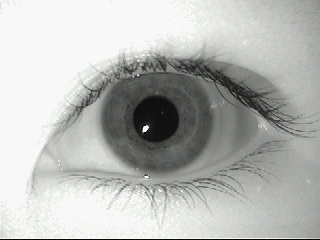
#> input picture MMU-Iris-Database/1/left/aeval1.bmp, 320 x 240 px, found by its file name; its folder holds only this picture in this run
$ jupyter execute --allow-errors iris-recognition.ipynb   (older library calls are emulated)
#> lines starting #> are read from the running program, lines starting #| are printed output that depends on the picture; after the words box and inside, x2 and y2 are one past the last pixel; in counts of white or black regions, pixels touching at a corner belong together
[cell 1]
import os
import numpy as np
import pandas as pd
import matplotlib.pyplot as plt
import seaborn as sns
from sklearn.model_selection import train_test_split, cross_val_score, GridSearchCV, StratifiedKFold
from sklearn.preprocessing import LabelEncoder, StandardScaler, MinMaxScaler
from sklearn.svm import SVC
from sklearn.ensemble import RandomForestClassifier, GradientBoostingClassifier
from sklearn.neighbors import KNeighborsClassifier
from sklearn.linear_model import LogisticRegression
from sklearn.naive_bayes import GaussianNB
from sklearn.metrics import accuracy_score, classification_report, confusion_matrix
from sklearn.decomposition import PCA
from sklearn.feature_selection import SelectKBest, f_classif
import cv2
import warnings
warnings.filterwarnings('ignore')

[cell 2]
def extract_gabor_features(img):
    features = []
    for theta in range(0, 180, 30):
        for frequency in [0.1, 0.3, 0.5]:
            kernel = cv2.getGaborKernel((21, 21), 5, np.radians(theta), 2*np.pi*frequency, 0.5, 0, ktype=cv2.CV_32F)
            filtered = cv2.filter2D(img, cv2.CV_8UC3, kernel)
            features.extend([np.mean(filtered), np.std(filtered)])
    return np.array(features)

def extract_hog_features(img):
    from sklearn.feature_extraction import image

    img_resized = cv2.resize(img, (64, 64))

    grad_x = cv2.Sobel(img_resized, cv2.CV_64F, 1, 0, ksize=3)
    grad_y = cv2.Sobel(img_resized, cv2.CV_64F, 0, 1, ksize=3)

    magnitude = np.sqrt(grad_x**2 + grad_y**2)
    orientation = np.arctan2(grad_y, grad_x)

    hist, _ = np.histogram(orientation.flatten(), bins=36, range=(-np.pi, np.pi), weights=magnitude.flatten())

    return hist / np.sum(hist) if np.sum(hist) > 0 else hist

def extract_wavelet_features(img):
    # Simple wavelet-like features using different frequency components
    img_float = np.float32(img)

    low_freq = cv2.GaussianBlur(img_float, (15, 15), 0)

    high_freq = img_float - low_freq

    low_features = [np.mean(low_freq), np.std(low_freq), np.var(low_freq)]
    high_features = [np.mean(high_freq), np.std(high_freq), np.var(high_freq)]

    return np.array(low_features + high_features)

def enhanced_lbp_features(img):
    rows, cols = img.shape
    lbp_uniform = []
    lbp_rotation_invariant = []

    for i in range(2, rows-2):
        for j in range(2, cols-2):
            center = img[i, j]
            neighbors = [
                img[i-2, j-2], img[i-2, j-1], img[i-2, j], img[i-2, j+1], img[i-2, j+2],
                img[i-1, j+2], img[i, j+2], img[i+1, j+2], img[i+2, j+2],
                img[i+2, j+1], img[i+2, j], img[i+2, j-1], img[i+2, j-2],
                img[i+1, j-2], img[i, j-2], img[i-1, j-2]
            ]

            binary = [1 if neighbor >= center else 0 for neighbor in neighbors]
            lbp_value = sum([binary[k] * (2 ** k) for k in range(16)])
            lbp_uniform.append(lbp_value)

    hist_uniform, _ = np.histogram(lbp_uniform, bins=256, range=(0, 256))
    return hist_uniform / np.sum(hist_uniform) if np.sum(hist_uniform) > 0 else hist_uniform

def extract_enhanced_features(image_path):
    try:
        img = cv2.imread(image_path, cv2.IMREAD_GRAYSCALE)
#> img: shape (240, 320); min 2, max 248, mean 184.7
        if img is None:
            return None


        img = cv2.resize(img, (128, 128))
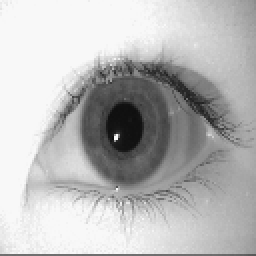
#> img: shape (128, 128) (shown 2 times larger); min 14, max 248, mean 184.6
        img = cv2.equalizeHist(img)
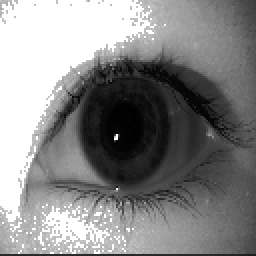
#> img: shape (128, 128) (shown 2 times larger); min 0, max 255, mean 135

        hist = cv2.calcHist([img], [0], None, [512], [0, 256]).flatten()
#> hist = 512 values, max 3842 at index 510, min 0 at index 1, mean 32

        mean_val = np.mean(img)
#> mean_val = 135
        std_val = np.std(img)
#> std_val = 82.84
        skewness = calculate_skewness(img)
#> in calculate_skewness, `mean = np.mean(img)`: mean = 135
#> in calculate_skewness, `std = np.std(img)`: std = 82.84
#> skewness = 0.171
        kurtosis = calculate_kurtosis(img)
#> in calculate_kurtosis, `mean = np.mean(img)`: mean = 135
#> in calculate_kurtosis, `std = np.std(img)`: std = 82.84
#> kurtosis = -1.21

        lbp_features = enhanced_lbp_features(img)
#> after the loop in enhanced_lbp_features, `for i in range(2, rows-2):`: lbp_uniform = 15376 values, max 65535 at index 1, min 0 at index 203, mean 44082.8
#> in enhanced_lbp_features, `hist_uniform, _ = np.histogram(lbp_uniform, bins=256, range=(0, 256))`: hist_uniform = 256 values, max 208 at index 0, min 0 at index 9, mean 3.15
#> lbp_features = 256 values, max 0.258 at index 0, min 0 at index 9, mean 0.00391

        gabor_features = extract_gabor_features(img)
#> after the loop in extract_gabor_features, `for theta in range(0, 180, 30):`:
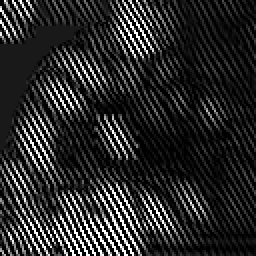
#> filtered: shape (128, 128) (shown 2 times larger); min 0, max 255, mean 41.1
#> after the loop in extract_gabor_features, `for theta in range(0, 180, 30):`: features = 36 values, max 192.5 at index 4, min 11.21 at index 2, mean 63.07
#> gabor_features has the same summary as features in extract_gabor_features

        hog_features = extract_hog_features(img)
#> in extract_hog_features, `grad_x = cv2.Sobel(img_resized, cv2.CV_64F, 1, 0, ksize=3)`:
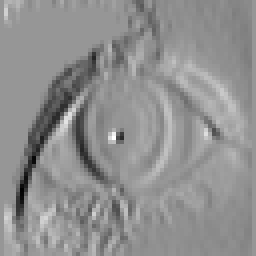
#> grad_x: shape (64, 64) float64 (shown 4 times larger); min -489, max 341, mean -19.1; drawn with min black and max white
#> in extract_hog_features, `grad_y = cv2.Sobel(img_resized, cv2.CV_64F, 0, 1, ksize=3)`:
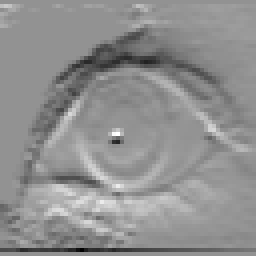
#> grad_y: shape (64, 64) float64 (shown 4 times larger); min -507, max 375, mean -7.9; drawn with min black and max white
#> in extract_hog_features, `magnitude = np.sqrt(grad_x**2 + grad_y**2)`:
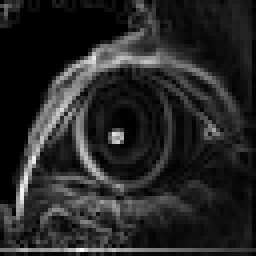
#> magnitude: shape (64, 64) float64 (shown 4 times larger); min 0, max 509, mean 77.3; drawn with min black and max white
#> in extract_hog_features, `orientation = np.arctan2(grad_y, grad_x)`:
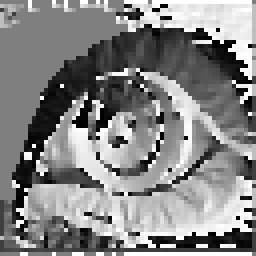
#> orientation: shape (64, 64) float64 (shown 4 times larger); min -3.14, max 3.14, mean 0.155; drawn with min black and max white
#> in extract_hog_features, `hist, _ = np.histogram(orientation.flatten(), bins=36, range=(-np.pi, ..`: hist = 36 values, max 17435.1 at index 8, min 2878.1 at index 17, mean 8797.8
#> hog_features = 36 values, max 0.055 at index 8, min 0.00909 at index 17, mean 0.0278

        wavelet_features = extract_wavelet_features(img)
#> in extract_wavelet_features, `high_freq = img_float - low_freq`:
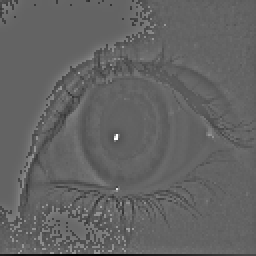
#> high_freq: shape (128, 128) float32 (shown 2 times larger); min -142.2, max 222.7, mean -0.5; drawn with min black and max white
#> in extract_wavelet_features, `low_features = [np.mean(low_freq), np.std(low_freq), np.var(low_freq)]`: low_features = [135.4, 79.69, 6351.1]
#> in extract_wavelet_features, `high_features = [np.mean(high_freq), np.std(high_freq), np.var(high_fr..`: high_features = [-0.465, 17.51, 306.6]
#> wavelet_features = [135.4, 79.69, 6351.1, -0.465, 17.51, 306.6]

        edges = cv2.Canny(img, 50, 150)
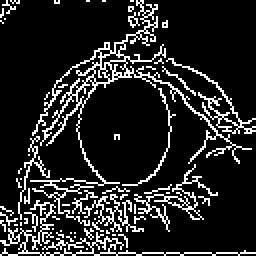
#> edges: shape (128, 128) (shown 2 times larger); 14.5% white in thin lines or dots
        edge_density = np.sum(edges > 0) / (edges.shape[0] * edges.shape[1])
#> edge_density = 0.145

        contours, _ = cv2.findContours(edges, cv2.RETR_EXTERNAL, cv2.CHAIN_APPROX_SIMPLE)
#> contours = 62 contours, 57 with area under 20; largest, box (x1, y1, x2, y2) and area: (15, 0, 126, 113) 525, (0, 100, 128, 128) 130, (67, 82, 109, 116) 98, (83, 29, 128, 67) 96, (42, 97, 72, 116) 38
        contour_count = len(contours)
#> contour_count = 62
        avg_contour_area = np.mean([cv2.contourArea(c) for c in contours]) if contours else 0
#> avg_contour_area = 15.93

        glcm_features = []
        for angle in [0, 45, 90, 135]:
            shifted = np.roll(img, 1, axis=0 if angle % 90 == 0 else 1)
            diff = img - shifted
            glcm_features.extend([np.mean(diff), np.std(diff), np.var(diff)])
#> this loop made 4 passes
#> pass 2, in extract_enhanced_features, `diff = img - shifted`:
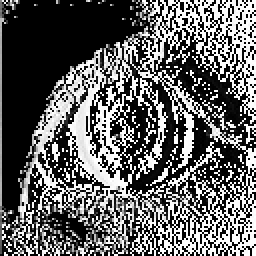
#> diff: shape (128, 128) (shown 2 times larger); min 0, max 255, mean 97.9
#> after the loop, glcm_features = [90.55, 114.3, 13066.7, 97.91, 116.4, 13539.7, 90.55, 114.3, 13066.7, 97.91, 116.4, 13539.7]

        moments = cv2.moments(img)
#> moments = moments, m00 2211050, centre m10/m00, m01/m00 = (50.33, 59.44)
        hu_moments = cv2.HuMoments(moments).flatten()
#> hu_moments = [0.00139, 1.8e-08, 1e-11, 1.02e-10, -5.6e-22, -8.71e-15, -3.2e-21]

        all_features = np.concatenate([
            hist,
            [mean_val, std_val, skewness, kurtosis, edge_density, contour_count, avg_contour_area],
            lbp_features,
            gabor_features,
            hog_features,
            wavelet_features,
            glcm_features,
            hu_moments
        ])
#> all_features = 872 values, max 13539.7 at index 858, min -1.21 at index 515, mean 91.62

        return all_features

    except Exception as e:
        print(f"Error processing {image_path}: {e}")
        return None

def calculate_skewness(img):
    mean = np.mean(img)
    std = np.std(img)
    if std == 0:
        return 0
    return np.mean(((img - mean) / std) ** 3)

def calculate_kurtosis(img):
    mean = np.mean(img)
    std = np.std(img)
    if std == 0:
        return 0
    return np.mean(((img - mean) / std) ** 4) - 3

[cell 3]
dataset_path = "/kaggle/input/iris-dataset/MMU-Iris-Database"
features = []
labels = []

print("Loading dataset with enhanced feature extraction...")

person_folders = [f for f in os.listdir(dataset_path) if os.path.isdir(os.path.join(dataset_path, f))]
person_folders.sort(key=lambda x: int(x))

print(f"Processing {len(person_folders)} persons...")

for person_id in person_folders:
    person_path = os.path.join(dataset_path, person_id)

    for eye_side in ["left", "right"]:
        eye_path = os.path.join(person_path, eye_side)
        if os.path.exists(eye_path):
            for image_file in os.listdir(eye_path):
                if image_file.lower().endswith('.bmp'):
                    image_path = os.path.join(eye_path, image_file)

                    image_features = extract_enhanced_features(image_path)
#> image_features has the same summary as all_features in extract_enhanced_features
                    if image_features is not None:
                        features.append(image_features)
                        labels.append(f"person_{person_id}_{eye_side}")

features = np.array(features)
labels = np.array(labels)

print(f"Enhanced dataset loaded:")
print(f"  Total samples: {len(features)}")
print(f"  Feature dimensions: {features.shape[1]}")
#|   Feature dimensions: 872
print(f"  Unique classes: {len(np.unique(labels))}")

[cell 4]
print("Advanced data preprocessing...")

feature_variances = np.var(features, axis=0)
non_zero_var_indices = feature_variances > 1e-10
features_filtered = features[:, non_zero_var_indices]

print(f"Filtered features: {features_filtered.shape[1]} (removed {features.shape[1] - features_filtered.shape[1]} zero-variance features)")
#| Filtered features: 484 (removed 388 zero-variance features)

unique_labels_orig, counts_orig = np.unique(labels, return_counts=True)
print(f"Original class distribution:")
print(f"  Classes: {len(unique_labels_orig)}")
print(f"  Min samples per class: {min(counts_orig)}")
print(f"  Max samples per class: {max(counts_orig)}")

min_samples_threshold = 3
valid_classes = []
filtered_features = []
filtered_labels = []

for i, label in enumerate(unique_labels_orig):
    if counts_orig[i] >= min_samples_threshold:
        valid_classes.append(label)
        # Get indices for this class
        class_indices = np.where(labels == label)[0]
        filtered_features.extend(features_filtered[class_indices])
        filtered_labels.extend([label] * len(class_indices))

features_filtered = np.array(filtered_features)
labels = np.array(filtered_labels)

print(f"After filtering rare classes:")
print(f"  Remaining classes: {len(valid_classes)}")
print(f"  Total samples: {len(features_filtered)}")

le = LabelEncoder()
encoded_labels = le.fit_transform(labels)

unique_encoded, counts_encoded = np.unique(encoded_labels, return_counts=True)
#> (the rest of this cell did not finish here and is left out)

$ run again, on MMU-Iris-Database/10/left/fional1.bmp
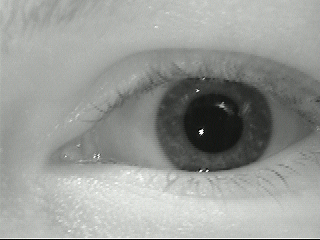
#> input picture MMU-Iris-Database/10/left/fional1.bmp, 320 x 240 px, found by its file name
#> in extract_enhanced_features, `hist = cv2.calcHist([img], [0], None, [512], [0, 256]).flatten()`: hist = 512 values, max 306 at index 308, min 0 at index 1, mean 32
#> mean_val = 128.6
#> std_val = 73.87
#> in calculate_skewness, `mean = np.mean(img)`: mean = 128.6
#> in calculate_skewness, `std = np.std(img)`: std = 73.87
#> skewness = -0.0164
#> in calculate_kurtosis, `mean = np.mean(img)`: mean = 128.6
#> in calculate_kurtosis, `std = np.std(img)`: std = 73.87
#> kurtosis = -1.21
#> after the loop in enhanced_lbp_features, `for i in range(2, rows-2):`: lbp_uniform = 15376 values, max 65535 at index 63, min 0 at index 9, mean 36335.7
#> hist_uniform = 256 values, max 381 at index 0, min 0 at index 11, mean 4.94
#> lbp_features = 256 values, max 0.301 at index 0, min 0 at index 11, mean 0.00391
#> after the loop in extract_gabor_features, `for theta in range(0, 180, 30):`: features = 36 values, max 194.1 at index 4, min 7.58 at index 2, mean 55.12
#> gabor_features has the same summary as features in extract_gabor_features
#> in extract_hog_features, `hist, _ = np.histogram(orientation.flatten(), bins=36, range=(-np.pi, ..`: hist = 36 values, max 26573.7 at index 8, min 2702.3 at index 12, mean 8985
#> hog_features = 36 values, max 0.0822 at index 8, min 0.00835 at index 12, mean 0.0278
#> low_features = [129.1, 70.84, 5018]
#> high_features = [-0.543, 17, 289]
#> wavelet_features = [129.1, 70.84, 5018, -0.543, 17, 289]
#> in extract_enhanced_features, `edges = cv2.Canny(img, 50, 150)`:
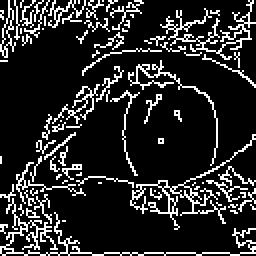
#> edges: shape (128, 128) (shown 2 times larger); 15.6% white in thin lines or dots
#> edge_density = 0.156
#> contours = 84 contours, 76 with area under 20; largest, box (x1, y1, x2, y2) and area: (65, 67, 128, 115) 136, (80, 0, 128, 30) 82, (0, 99, 128, 128) 82, (0, 0, 8, 29) 64, (64, 30, 109, 83) 43, (24, 0, 43, 14) 28, (26, 42, 50, 62) 24, (8, 81, 43, 102) 20
#> contour_count = 84
#> avg_contour_area = 8.5
#> the loop in extract_enhanced_features, `for angle in [0, 45, 90, 135]:` made 4 passes
#> pass 2, in extract_enhanced_features, `diff = img - shifted`:
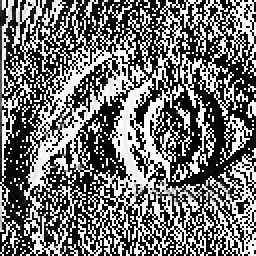
#> diff: shape (128, 128) (shown 2 times larger); min 0, max 255, mean 113.4
#> after the loop in extract_enhanced_features, `for angle in [0, 45, 90, 135]:`: glcm_features = [114.9, 119.6, 14294.5, 113.4, 120.2, 14455.1, 114.9, 119.6, 14294.5, 113.4, 120.2, 14455.1]
#> moments = moments, m00 2106250, centre m10/m00, m01/m00 = (59.71, 68.18)
#> hu_moments = [0.0015, 5.67e-08, 3.86e-11, 6.46e-11, 1.34e-21, 6.37e-16, -2.94e-21]
#> all_features = 872 values, max 14455.1 at index 858, min -1.21 at index 515, mean 94.75
#> image_features has the same summary as all_features in extract_enhanced_features
#|   Feature dimensions: 872
#| Filtered features: 492 (removed 380 zero-variance features)

$ run again, on MMU-Iris-Database/1/left/aeval3.bmp
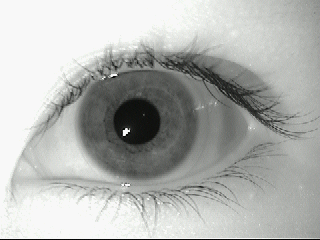
#> input picture MMU-Iris-Database/1/left/aeval3.bmp, 320 x 240 px, found by its file name
#> in extract_enhanced_features, `hist = cv2.calcHist([img], [0], None, [512], [0, 256]).flatten()`: hist = 512 values, max 3414 at index 510, min 0 at index 1, mean 32
#> mean_val = 133.5
#> std_val = 81.14
#> in calculate_skewness, `mean = np.mean(img)`: mean = 133.5
#> in calculate_skewness, `std = np.std(img)`: std = 81.14
#> skewness = 0.166
#> in calculate_kurtosis, `mean = np.mean(img)`: mean = 133.5
#> in calculate_kurtosis, `std = np.std(img)`: std = 81.14
#> kurtosis = -1.17
#> after the loop in enhanced_lbp_features, `for i in range(2, rows-2):`: lbp_uniform = 15376 values, max 65535 at index 0, min 0 at index 204, mean 43004.8
#> hist_uniform = 256 values, max 238 at index 0, min 0 at index 21, mean 3.68
#> lbp_features = 256 values, max 0.253 at index 0, min 0 at index 21, mean 0.00391
#> after the loop in extract_gabor_features, `for theta in range(0, 180, 30):`: features = 36 values, max 195.8 at index 4, min 5.34 at index 2, mean 60.52
#> gabor_features has the same summary as features in extract_gabor_features
#> in extract_hog_features, `hist, _ = np.histogram(orientation.flatten(), bins=36, range=(-np.pi, ..`: hist = 36 values, max 18425.7 at index 1, min 3998 at index 17, mean 9414.2
#> hog_features = 36 values, max 0.0544 at index 1, min 0.0118 at index 17, mean 0.0278
#> low_features = [134, 77.73, 6041.3]
#> high_features = [-0.476, 18.11, 328]
#> wavelet_features = [134, 77.73, 6041.3, -0.476, 18.11, 328]
#> edges: shape (128, 128); 14.8% white in thin lines or dots
#> edge_density = 0.148
#> contours = 64 contours, 56 with area under 20; largest, box (x1, y1, x2, y2) and area: (6, 22, 127, 124) 492, (16, 27, 43, 66) 88, (74, 76, 112, 105) 49, (0, 67, 18, 123) 34, (92, 42, 108, 61) 30, (73, 17, 119, 62) 28, (25, 21, 48, 40) 23, (63, 102, 91, 120) 21
#> contour_count = 64
#> avg_contour_area = 14.58
#> the loop in extract_enhanced_features, `for angle in [0, 45, 90, 135]:` made 4 passes
#> pass 2, in extract_enhanced_features, `diff = img - shifted`:
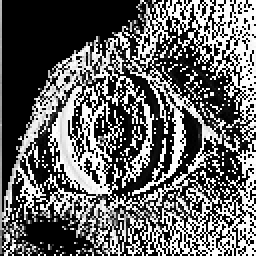
#> diff: shape (128, 128) (shown 2 times larger); min 0, max 255, mean 100.7
#> after the loop in extract_enhanced_features, `for angle in [0, 45, 90, 135]:`: glcm_features = [92.52, 115, 13215.3, 100.7, 117.2, 13736.9, 92.52, 115, 13215.3, 100.7, 117.2, 13736.9]
#> moments = moments, m00 2187015, centre m10/m00, m01/m00 = (52.76, 59.79)
#> hu_moments = [0.00148, 1.4e-08, 2.43e-11, 6.81e-11, -6.75e-22, -5.11e-15, -2.69e-21]
#> all_features = 872 values, max 13736.9 at index 858, min -1.17 at index 515, mean 91.99
#> image_features has the same summary as all_features in extract_enhanced_features
#|   Feature dimensions: 872
#| Filtered features: 492 (removed 380 zero-variance features)
